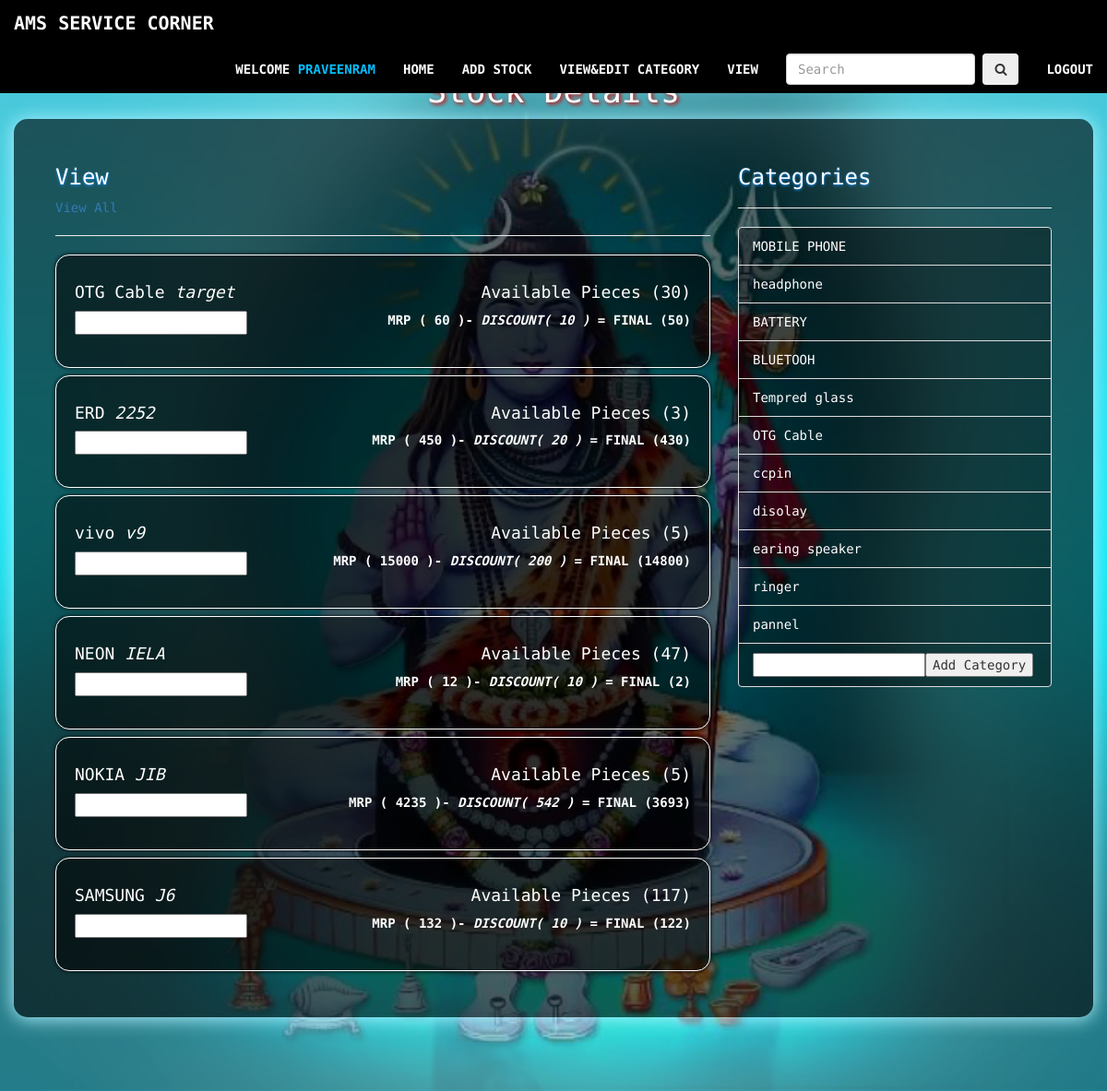
The page /stock/view.php (signed in) on the database its author committed.
### tables this page shows
CREATE TABLE `adminprofile` (
  `ADMINID` int(11) NOT NULL,
  `NAME` varchar(50) NOT NULL,
  `USERNAME` varchar(50) NOT NULL,
  `PASSWORD` text NOT NULL,
  `PHONENO` varchar(30) NOT NULL,
  `ADDRESS` text NOT NULL,
  `CREATED` text NOT NULL,
  `WHOCREATED` text NOT NULL
);

CREATE TABLE `stock_details` (
  `STOCK_ID` int(50) NOT NULL,
  `STOCK_BRAND` text NOT NULL,
  `STOCK_MODEL` text NOT NULL,
  `STOCK_MRP` text NOT NULL,
  `STOCK_DISCOUNT` text NOT NULL,
  `STOCK_CATEGORY` text NOT NULL,
  `STOCK_QUANTITY` text NOT NULL,
  `STOCK_LOG` text NOT NULL
);

CREATE TABLE `stock_category` (
  `ID` int(30) NOT NULL,
  `CATEGORY` varchar(50) NOT NULL
);

### stock/view.php (the view, shortened to what this page needs)
<?php include "../db.php";?>
<?php
if(!isset($_SESSION["ADMINID"]))
	{
		header('Location:home.php');
    }
    else {
        $adminid=$_SESSION["ADMINID"];
    }
    ?>
<!DOCTYPE html>
<html>
<head>
  <?php include("stuffs.php"); ?>
</head>
<body>
    <div class="bgimg">
     <nav class="navbar navbar-default navbar-fixed-top ">
            <div class="container-fluid ">
                <div class="navbar-header ">
                    <a class="navbar-brand " href="# ">
                       AMS SERVICE CORNER
                    </a>
                </div>
                <div class="collapse navbar-collapse " id="navbar-collapse-1">
                    <ul class="nav navbar-nav navbar-right text-uppercase ">
<?php
$sql="SELECT * FROM adminprofile WHERE ADMINID=$adminid;";
$res=$db->query($sql);
if($res->num_rows>0)
 {
 while($row=$res->fetch_assoc())
 {
   $name=$row["NAME"];
 }
}
include("nav.php");
?>
                    </ul>
                </div>
            </div>
        </nav>
        <div class="container">
        <br>
        <br>
        <br>
        <h3 class="text-center text-white text30 index-title">Stock Details</h3>
        <div class="row blur">
        <div class="col-sm-8 ">
        <h3 class="heading-text">
        View
        </h3>
        <a href='view_all.php'>View All</a>
        <hr>
        <?php
$sql="SELECT * FROM stock_details ORDER BY STOCK_ID DESC LIMIT 0,10;";
$res=$db->query($sql);
if($res->num_rows>0)
 {
     echo "<ul class='list-group'>";
 while($row=$res->fetch_assoc())
 {
  $STOCK_ID=$row["STOCK_ID"];
  $STOCK_BRAND=$row["STOCK_BRAND"];
  $STOCK_MODEL=$row["STOCK_MODEL"];
  $STOCK_MRP=$row["STOCK_MRP"];
  $STOCK_DISCOUNT=$row["STOCK_DISCOUNT"];
  $STOCK_QUANTITY=$row["STOCK_QUANTITY"];
  $balance=$STOCK_MRP-$STOCK_DISCOUNT;
echo "<div class='card blur-box'>
  <div class='card-body'>
    <h4 class='card-title'>$STOCK_BRAND <i> $STOCK_MODEL</i> <span class='pull-right'> Available Pieces ($STOCK_QUANTITY)</span> </h4>
    <p class='card-text'><b class='pull-right'> MRP ( $STOCK_MRP )- <i> DISCOUNT( $STOCK_DISCOUNT )</i> = FINAL ($balance)</b> </p>
   <form action='updatestock.php' method='POST'><input type='hidden' name='id' value='$STOCK_ID'>
   <input type='number' class='form-group text-black' name='quantity'>
   </form>
  </div>
</div>";
 }
     echo "</ul>";
}
?>
        </div>
        <div class="col-sm-4">
        <h3 class="heading-text">
        Categories
        </h3>
        <hr>
        <ul class="list-group">
            <?php
$sql="SELECT * FROM stock_category ;";
$res=$db->query($sql);
if($res->num_rows>0)
 {
 while($row=$res->fetch_assoc())
 {
  $category=$row["CATEGORY"];
echo "<li class='list-group-item'><a href='stock_view_by_category.php?category=$category' class='categorieslist'>$category</a></li>";
 }
}
?>
  <li class='list-group-item '><form action="" method="post"><input type="text" name="categorynew" id=""><input type="submit" value="Add Category" name="categoryadd"></form></li>
</ul>
        </div>
        </div>
        </div>
<br>
<br>
<br>
<br>
    </div>
</body>
</html>

### stock/nav.php
<li> <a href="#" class="active"><span style="color:#fff; ">Welcome </span> <?php echo $name; ?></a></li>
<li> <a href="../index.php" >Home</a></li>
<li> <a href="index.php" >Add Stock</a></li>
<li> <a href="vecat.php" >View&Edit Category</a></li>
<li> <a href="view.php" >view</a></li>
<form class="navbar-form navbar-left" action="search.php" method='GET'>
     <div class="form-group">
       <input type="text" class="form-control" placeholder="Search" name="search">
     <button type="submit" class="btn btn-inverse"><i class='fa fa-search'></i></button>
     </div>
   </form>
<li> <a href="logout.php" >Logout</a></li>

### css/main.css (style rules this page uses)
h3.text-white { font-size: 15px; }
body, html { height: 100%; margin: 0; padding: 0; }
.text30 { font-size: 24px; color: white; text-shadow: 2px 2px 4px #d20505; }
.bgimg { background: url(../img/maxresdefault.jpg); height: auto; min-height: 100%; background-position: center; background-size: cover; font-family: "Share Tech Mono"; }
.blur { background: #00000096; border-radius: 15px; padding: 30px; box-shadow: 0px 1px 20px 1px #adeffe; }
.text-white { color: #fff; }
.navbar-default { background-color: #000; border-color: #e7e7e700; }
a.navbar-brand { color: #ffffff !important; font-size: 20px; font-weight: bold; }
.navbar-default .navbar-nav>li>a { color: #fff; font-weight: bold; }
.navbar-nav>li>a.active { color: #04beff; }
.card { min-height: 60px; box-shadow: 0px 0px 4px #000; padding: 10px; }
.blur-box { background: #0000008f; color: #fff; padding: 20px; border-radius: 15px; }
.list-group-item { position: relative; display: block; padding: 10px 15px; margin-bottom: -1px; background-color: #0000005e; border: 1px solid #ddd; }
h3.text-center.text-white.text30.index-title { font-size: 35px; }
h3.heading-text { color: white; text-shadow: 0px 1px 3px #0e8fff; }
a.categorieslist { color: white; }
.text-black { color: #000; }
.card.blur-box { border: 1px solid #fff; margin-bottom: 8px; }

### rows shown on the page
adminprofile: NAME "PRAVEENRAM"
stock_details: STOCK_BRAND "OTG Cable", STOCK_MODEL "target", STOCK_QUANTITY "30", STOCK_MRP "60", STOCK_DISCOUNT "10", balance "50"
stock_details: STOCK_BRAND "ERD", STOCK_MODEL "2252", STOCK_QUANTITY "3", STOCK_MRP "450", STOCK_DISCOUNT "20", balance "430"
stock_details: STOCK_BRAND "vivo", STOCK_MODEL "v9", STOCK_QUANTITY "5", STOCK_MRP "15000", STOCK_DISCOUNT "200", balance "14800"
stock_details: STOCK_BRAND "NEON", STOCK_MODEL "IELA", STOCK_QUANTITY "47", STOCK_MRP "12", STOCK_DISCOUNT "10", balance "2"
stock_details: STOCK_BRAND "NOKIA", STOCK_MODEL "JIB", STOCK_QUANTITY "5", STOCK_MRP "4235", STOCK_DISCOUNT "542", balance "3693"
stock_details: STOCK_BRAND "SAMSUNG", STOCK_MODEL "J6", STOCK_QUANTITY "117", STOCK_MRP "132", STOCK_DISCOUNT "10", balance "122"
stock_category: CATEGORY "MOBILE PHONE"
stock_category: CATEGORY "headphone"
stock_category: CATEGORY "BATTERY"
stock_category: CATEGORY "BLUETOOH"
stock_category: CATEGORY "Tempred glass"
stock_category: CATEGORY "OTG Cable"
stock_category: CATEGORY "ccpin"
stock_category: CATEGORY "disolay"
stock_category: CATEGORY "earing speaker"
stock_category: CATEGORY "ringer"
stock_category: CATEGORY "pannel"
